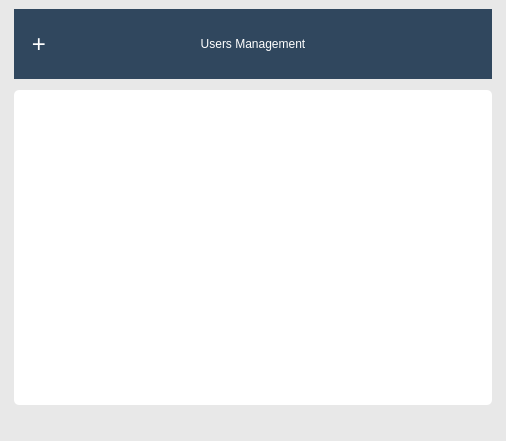
<?xml version="1.0" encoding="UTF-8"?>
<ui version="4.0">
 <class>Main</class>
 <widget class="QMainWindow" name="Main">
  <property name="geometry">
   <rect>
    <x>0</x>
    <y>0</y>
    <width>506</width>
    <height>441</height>
   </rect>
  </property>
  <property name="windowTitle">
   <string>Main</string>
  </property>
  <property name="styleSheet">
   <string notr="true">background-color: #E8E8E8; border: 0px;</string>
  </property>
  <widget class="QWidget" name="centralwidget">
   <layout class="QVBoxLayout" name="verticalLayout">
    <item>
     <layout class="QVBoxLayout" name="vl_main">
      <item>
       <layout class="QHBoxLayout" name="hl_header">
        <property name="spacing">
         <number>0</number>
        </property>
        <property name="leftMargin">
         <number>5</number>
        </property>
        <property name="topMargin">
         <number>0</number>
        </property>
        <property name="rightMargin">
         <number>5</number>
        </property>
        <item>
         <widget class="QPushButton" name="btn_add">
          <property name="minimumSize">
           <size>
            <width>50</width>
            <height>70</height>
           </size>
          </property>
          <property name="maximumSize">
           <size>
            <width>50</width>
            <height>70</height>
           </size>
          </property>
          <property name="font">
           <font>
            <pointsize>18</pointsize>
           </font>
          </property>
          <property name="cursor">
           <cursorShape>PointingHandCursor</cursorShape>
          </property>
          <property name="styleSheet">
           <string notr="true">background-color: #30475E; color: #fff;</string>
          </property>
          <property name="text">
           <string>+</string>
          </property>
         </widget>
        </item>
        <item>
         <widget class="QLabel" name="label">
          <property name="minimumSize">
           <size>
            <width>0</width>
            <height>70</height>
           </size>
          </property>
          <property name="styleSheet">
           <string notr="true">background-color: #30475E; color: #fff;</string>
          </property>
          <property name="text">
           <string>Users Management</string>
          </property>
          <property name="alignment">
           <set>Qt::AlignCenter</set>
          </property>
         </widget>
        </item>
        <item>
         <widget class="QLabel" name="label_3">
          <property name="minimumSize">
           <size>
            <width>50</width>
            <height>70</height>
           </size>
          </property>
          <property name="maximumSize">
           <size>
            <width>50</width>
            <height>16777215</height>
           </size>
          </property>
          <property name="styleSheet">
           <string notr="true">background-color: #30475E; color: #fff;</string>
          </property>
          <property name="text">
           <string/>
          </property>
         </widget>
        </item>
       </layout>
      </item>
      <item>
       <widget class="QScrollArea" name="scrollArea">
        <property name="styleSheet">
         <string notr="true">border: 0px; background-color: #fff; margin: 5px; border-radius: 5px;</string>
        </property>
        <property name="widgetResizable">
         <bool>true</bool>
        </property>
        <widget class="QWidget" name="scrollAreaWidgetContents">
         <property name="enabled">
          <bool>true</bool>
         </property>
         <property name="geometry">
          <rect>
           <x>0</x>
           <y>0</y>
           <width>476</width>
           <height>311</height>
          </rect>
         </property>
         <layout class="QGridLayout" name="gridLayout">
          <property name="leftMargin">
           <number>9</number>
          </property>
          <item row="1" column="0">
           <spacer name="verticalSpacer">
            <property name="orientation">
             <enum>Qt::Vertical</enum>
            </property>
            <property name="sizeHint" stdset="0">
             <size>
              <width>20</width>
              <height>40</height>
             </size>
            </property>
           </spacer>
          </item>
          <item row="0" column="0">
           <layout class="QGridLayout" name="gl_users">
            <property name="leftMargin">
             <number>10</number>
            </property>
            <property name="topMargin">
             <number>20</number>
            </property>
            <property name="rightMargin">
             <number>10</number>
            </property>
            <property name="bottomMargin">
             <number>10</number>
            </property>
           </layout>
          </item>
         </layout>
        </widget>
       </widget>
      </item>
     </layout>
    </item>
   </layout>
  </widget>
  <widget class="QStatusBar" name="statusbar"/>
 </widget>
 <resources/>
 <connections/>
</ui>
